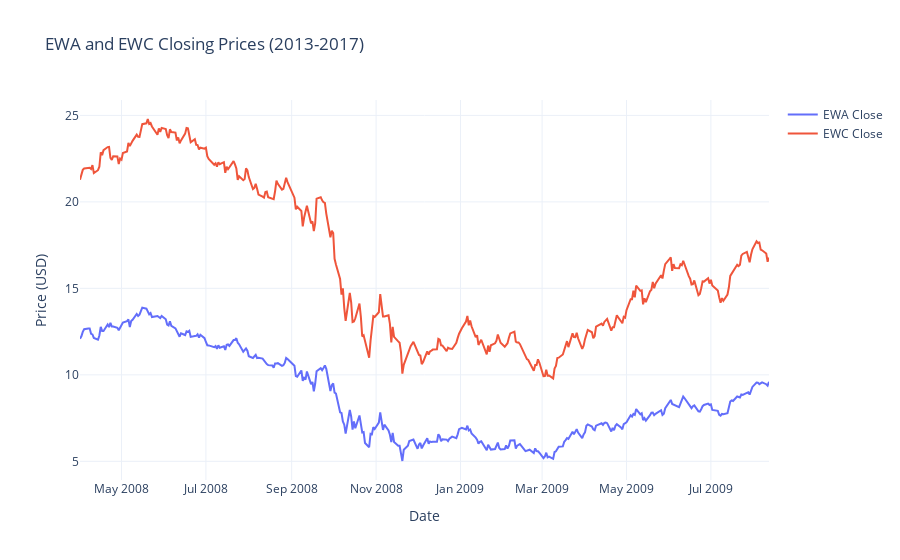

The notebook cell this image was saved under:
### Code cell
# lets look at the prices from both to visually see cointegration before testing:

# download data from yfinance as TWS is down at the time of writing this
start_date = '2008-04-01'
end_date = '2009-08-13'

# identify pair:
t1 = 'EWA'
t2 = 'EWC'

print(f"Downloading {t1} data...")
gld = yf.download(t1, start=start_date, end=end_date, auto_adjust=True)
print(f"Downloading {t2} data...")
gdx = yf.download(t2, start=start_date, end=end_date, auto_adjust=True)

# rename columns
gld_close = gld[['Close']].copy()
gld_close.columns = [t1]

gdx_close = gdx[['Close']].copy()
gdx_close.columns = [t2]

# concatenate the data for easier management
pair = pd.concat([gld_close, gdx_close], axis=1).dropna()
print("\nCombined data:")
print(pair.head())

# plot prices so we can visualize relationship
print("\nGenerating plot...")
fig = go.Figure()
fig.add_trace(go.Scatter(x=pair.index, y=pair[t1], mode='lines', name=f'{t1} Close'))
fig.add_trace(go.Scatter(x=pair.index, y=pair[t2], mode='lines', name=f'{t2} Close'))

fig.update_layout(
    title=f'{t1} and {t2} Closing Prices (2013-2017)',
    xaxis_title='Date',
    yaxis_title='Price (USD)',
    hovermode='x unified',
    template='plotly_white'
)

fig.show()

### Figure 1 — Plotly figure (JSON) as saved in the notebook; plotly's stock layout.template omitted (floating-point values rounded to 4 significant figures; data arrays with more than 128 entries replaced by an {"elided": "..."} marker saying what was removed)
{"data": [{"mode": "lines", "name": "EWA Close", "type": "scatter", "x": {"elided": "346 str values"}, "y": {"elided": "346 float values"}}, {"mode": "lines", "name": "EWC Close", "type": "scatter", "x": {"elided": "346 str values"}, "y": {"elided": "346 float values"}}], "layout": {"hovermode": "x unified", "title": {"text": "EWA and EWC Closing Prices (2013-2017)"}, "xaxis": {"title": {"text": "Date"}}, "yaxis": {"title": {"text": "Price (USD)"}}}}
